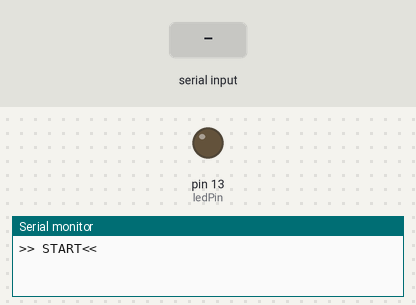
A sketch run on a simulated Arduino Uno, built with avr-gcc and run on an emulated ATmega328P. Shown: output pins drawn as LEDs (lit = HIGH), the last lines printed to the serial monitor. Inputs (shaded band) come from the test bench.

Above: at 1.2 s.
1.3 s: "1" received over Serial
At 1.6 s:
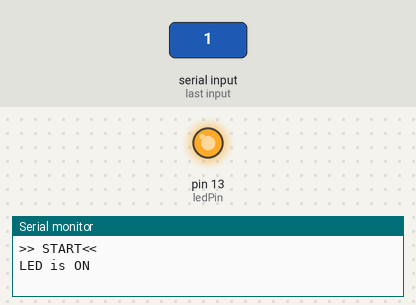
2.8 s: "0" received over Serial
At 4.4 s:
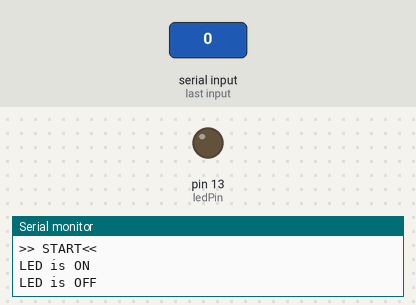
Timing chart, 0 to 5.9 s (numbered marks = the images above; inputs shaded):
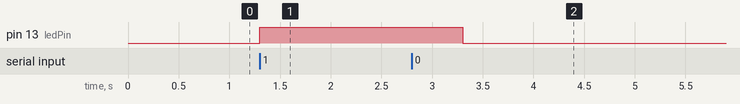

Measured:
- after the input at 1.3 s, pin 13 (ledPin): LOW → HIGH at once
- after the input at 2.8 s, pin 13 (ledPin): HIGH → LOW after 0.50 s

The sketch:

BLUETOOTH.ino
```cpp
/* Sample code-2 */
/* Program to Receive data from Bluetooth to Arduino and show on serial monitor */

int ledPin= 13;        // global decleration;
char input;

void setup()
{
  Serial.begin(9600);          //set baudrate for serial communication;
  pinMode(ledPin, OUTPUT);     //define pin functionality;
  Serial.println(">> START<<");
}

void loop()
{
  if(Serial.available()>0)     // check the buffer;
  {
    input = Serial.read();      // if condition true read the data;
    if(input=='1')             //condition is true;
    {
      digitalWrite(ledPin, HIGH);
      Serial.println("LED is ON");      //led will be on;
      delay(2000);
    }
    else if(input=='0')                 //condition is true;
    {
      digitalWrite(ledPin, LOW);
      Serial.println("LED is OFF");     //led will be off;
      delay(2000);
    }
    else                                //otherwise invalid input;
    {
      Serial.print(" Invalid INPUT: ");
      Serial.println(input);
    }
  }
}
```
